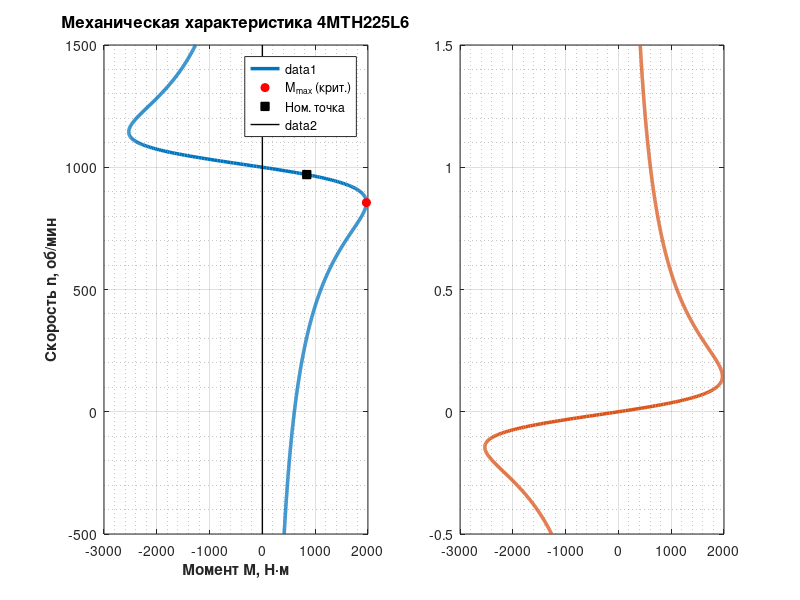

Reproduce this figure in MATLAB. (Note: this script raises an error after producing the figure.)
% РАЗДЕЛ 2.1: Естественные характеристики АД
clear; clc; close all;

%% 1. Исходные данные 
tip_AD = '4MTH225L6';
P_nom = 55000;      % 55 кВт
n_nom = 970;        
r1 = 0.039;         
x1 = 0.1;           
r2 = 0.029;         
x2 = 0.135;         
E2k = 290;          
f = 50;             
m = 3;              
U_ph = 220;         

%% 1.x Вывод исходных данных
fprintf('--- Исходные паспортные данные ---\n');
fprintf('Тип двигателя: %s\n', tip_AD);
fprintf('Pn      = %.1f кВт\n', P_nom/1000);
fprintf('nном    = %.1f об/мин\n', n_nom);
fprintf('Uф      = %.1f В\n', U_ph);
fprintf('f1      = %.1f Гц\n', f);
fprintf('r1      = %.4f Ом\n', r1);
fprintf('x1      = %.4f Ом\n', x1);
fprintf('r2      = %.4f Ом\n', r2);
fprintf('x2      = %.4f Ом\n', x2);
fprintf('E2k     = %.1f В\n\n', E2k);

%% 2. Расчет параметров приведения
% Для n_nom = 970 ближайшая синхронная n0 = 1000 => p = 3
p = 3; 
n0 = 1000;
omega0 = (2 * pi * n0) / 60;

% Приведение ротора
E2ph = E2k / sqrt(3);
k = (0.95 * U_ph) / E2ph; 
r2_pr = (k^2) * r2;
x2_pr = (k^2) * x2;
x_kz = x1 + x2_pr;

% Коэффициенты для формулы Клосса
a = r1 / r2_pr;
sk = r2_pr / sqrt(r1^2 + x_kz^2);
Mmax = (m * U_ph^2) / (2 * omega0 * (r1 + sqrt(r1^2 + x_kz^2)));

%% 2.x Вывод расчётных параметров и коэффициентов
fprintf('--- Расчётные параметры приведения ---\n');
fprintf('p       = %d (число пар полюсов)\n', p);
fprintf('n0      = %.1f об/мин (синхронная скорость)\n', n0);
fprintf('omega0  = %.4f рад/с\n', omega0);
fprintf('E2ф     = %.2f В\n', E2ph);
fprintf('k       = %.4f (коэф. трансформации)\n', k);
fprintf('r2''     = %.5f Ом (приведённое)\n', r2_pr);
fprintf('x2''     = %.5f Ом (приведённое)\n', x2_pr);
fprintf('xkZ     = %.5f Ом\n', x_kz);
fprintf('a       = %.5f (коэф. формулы Клосса)\n', a);
fprintf('sk      = %.5f (критическое скольжение)\n', sk);
fprintf('Mmax    = %.2f Н·м (максимальный момент)\n\n', Mmax);

%% 3. Формирование характеристик
% Расширенный диапазон скольжения для красоты (от генераторного до тормозного)
s = linspace(-0.5, 1.5, 1000); 
s(s==0) = 1e-6; % защита от нуля

% Полная формула Клосса
M = (2 * Mmax * (1 + a * sk)) ./ (s./sk + sk./s + 2 * a * sk);
n_mech = n0 * (1 - s);

%% 3.x Вывод контрольных точек характеристики
s_nom = (n0 - n_nom) / n0;
M_nom_pt = (2 * Mmax * (1 + a * sk)) / (s_nom/sk + sk/s_nom + 2 * a * sk);

fprintf('--- Характерные точки ---\n');
fprintf('sном    = %.5f (номинальное скольжение)\n', s_nom);
fprintf('Mном    = %.2f Н·м (момент в номинальной точке)\n', M_nom_pt);
fprintf('n(Mmax) = %.1f об/мин (скорость при Mmax)\n\n', n0*(1-sk));

%% 4. Построение графиков
figure('Color', 'w', 'Position', [100, 100, 1100, 600]);

% --- ЛЕВЫЙ ГРАФИК: M = f(n) (Классический вид) ---
subplot(1, 2, 1);
plot(M, n_mech, 'LineWidth', 2.5, 'Color', [0 0.45 0.74]); hold on;
grid on; grid minor;

% Точки
plot(Mmax, n0*(1-sk), 'ro', 'MarkerFaceColor', 'r', 'DisplayName', 'M_{max} (крит.)');
n_nom_pt = n_nom;
M_nom_pt = (2 * Mmax * (1 + a * sk)) / (((n0-n_nom)/n0)/sk + sk/((n0-n_nom)/n0) + 2 * a * sk);
plot(M_nom_pt, n_nom_pt, 'ks', 'MarkerFaceColor', 'k', 'DisplayName', 'Ном. точка');

xlabel('Момент M, Н·м', 'FontSize', 11, 'FontWeight', 'bold');
ylabel('Скорость n, об/мин', 'FontSize', 11, 'FontWeight', 'bold');
title(['Механическая характеристика ', tip_AD], 'FontSize', 12);
legend('Location', 'best');
line([0 0], [min(n_mech) max(n_mech)], 'Color', 'k', 'LineWidth', 1); % Ось Y

% --- ПРАВЫЙ ГРАФИК: s = f(M) ---
subplot(1, 2, 2);
plot(M, s, 'LineWidth', 2.5, 'Color', [0.85 0.33 0.1]); hold on;
grid on; grid minor;

yline(0, '--g', 's = 0 (Синхр.)', 'LabelHorizontalAlignment', 'right');
yline(1, '--r', 's = 1 (Пуск)', 'LabelHorizontalAlignment', 'right');

set(gca, 'YDir', 'reverse');
xlabel('Момент M, Н·м', 'FontSize', 11, 'FontWeight', 'bold');
ylabel('Скольжение s', 'FontSize', 11, 'FontWeight', 'bold');
title('Зависимость s = f(M)', 'FontSize', 12);

sgtitle(['Анализ характеристик АД ', tip_AD], 'FontSize', 14, 'FontWeight', 'bold');


%% 5. Режим при f2 = 3*f1

f2 = 3 * f;

% Новые параметры
n0_2 = 3 * n0;
omega0_2 = 3 * omega0;

x1_2 = 3 * x1;
x2_2 = 3 * x2;

% Если U/f = const
U_ph2 = 3 * U_ph;

% Пересчет приведения
E2ph2 = E2ph * 3; % тоже растёт с частотой
k2 = (0.95 * U_ph2) / E2ph2;

r2_pr2 = (k2^2) * r2;
x2_pr2 = (k2^2) * x2_2;

x_kz2 = x1_2 + x2_pr2;

a2 = r1 / r2_pr2;

sk2 = r2_pr2 / sqrt(r1^2 + x_kz2^2);

Mmax2 = (m * U_ph2^2) / (2 * omega0_2 * (r1 + sqrt(r1^2 + x_kz2^2)));

%% Вывод
fprintf('\n--- При f2 = 3*f1 ---\n');
fprintf('n0_2   = %.1f об/мин\n', n0_2);
fprintf('sk_2   = %.5f\n', sk2);
fprintf('Mmax_2 = %.2f Н·м\n', Mmax2);

%% 6. Режим при p2 = 5*p (переключение полюсов)

p2 = 5 * p;

% Новые скорости
n0_2 = n0 / 5;
omega0_2 = omega0 / 5;

% Параметры НЕ меняются
r2_pr2 = r2_pr;
x_kz2 = x_kz;
a2 = a;

% Критическое скольжение то же
sk2 = sk;

% Новый максимальный момент
Mmax2 = (m * U_ph^2) / (2 * omega0_2 * (r1 + sqrt(r1^2 + x_kz2^2)));

% Номинальное скольжение (предполагаем то же)
s_nom2 = s_nom;

% Новый номинальный момент
M_nom2 = (2 * Mmax2 * (1 + a2 * sk2)) / (s_nom2/sk2 + sk2/s_nom2 + 2 * a2 * sk2);

% Новая номинальная скорость
n_nom2 = n0_2 * (1 - s_nom2);

%% Вывод
fprintf('\n--- При p2 = 5*p ---\n');
fprintf('n0_2   = %.1f об/мин\n', n0_2);
fprintf('sk_2   = %.5f\n', sk2);
fprintf('Mmax_2 = %.2f Н·м\n', Mmax2);
fprintf('Mnom_2 = %.2f Н·м\n', M_nom2);
fprintf('n_nom2 = %.1f об/мин\n', n_nom2);
